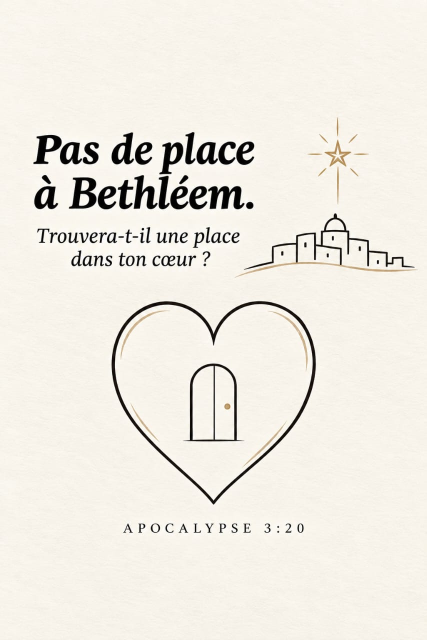
#> input picture ecodim-tshirt/livraison/05_sources/affiche.jpg, 853 x 1280 px (shown at 1/2 size)
$ python -i lama_wm2.py   (imports and definitions only)
#> lines starting #> are read from the running program, lines starting #| are printed output that depends on the picture; after the words box and inside, x2 and y2 are one past the last pixel; in counts of white or black regions, pixels touching at a corner belong together
#> further down, picture is the input picture: PIL image 853x1280 RGB; mean R, G, B 238.3, 234.4, 225.8
# Removes the DJEUDY watermark (signature + Instagram badge, top-right or bottom-left) from every frame of the
# 720x1280 source: only the bright watermark pixels inside the known zones are masked, then LaMa redraws them.
import sys, os, glob, subprocess, shutil, numpy as np, onnxruntime as ort
from PIL import Image, ImageFilter
from scipy import ndimage as ndi
# [1 line that did not run here, left out]
ZONES = [((208, 0), [(550, 82, 690, 136), (617, 296, 674, 354), (532, 364, 674, 402)]),   # window origin, rects
         ((0, 700), [(80, 838, 215, 940)])]
def run(win, mask):
    x = (np.asarray(win, dtype=np.float32) / 255.0).transpose(2, 0, 1)[None]
    out = sess.run(None, {"image": x, "mask": mask[None, None].astype(np.float32)})[0][0].transpose(1, 2, 0)
    if out.max() <= 1.5: out = out * 255
    return Image.fromarray(np.clip(out, 0, 255).astype(np.uint8))
def clean(im):
    a = np.asarray(im).astype(np.int32); lum = a.mean(2)
    for (ox, oy), rects in ZONES:
        m = np.zeros((512, 512), bool)
        for x0, y0, x1, y1 in rects:
            sub = lum[y0:y1, x0:x1] > 200                       # white watermark strokes only
            m[y0 - oy:y1 - oy, x0 - ox:x1 - ox] |= sub
        if m.sum() < 30: continue                              # no watermark in this zone on this frame
        m = ndi.binary_dilation(m, iterations=5)
        win = im.crop((ox, oy, ox + 512, oy + 512)); rec = run(win, m)
        feather = Image.fromarray((m * 255).astype(np.uint8)).filter(ImageFilter.GaussianBlur(2))
        win.paste(rec, (0, 0), feather); im.paste(win, (ox, oy))
#> this loop made 1 pass
#> pass 1, in clean, `win = im.crop((ox, oy, ox + 512, oy + 512))`:
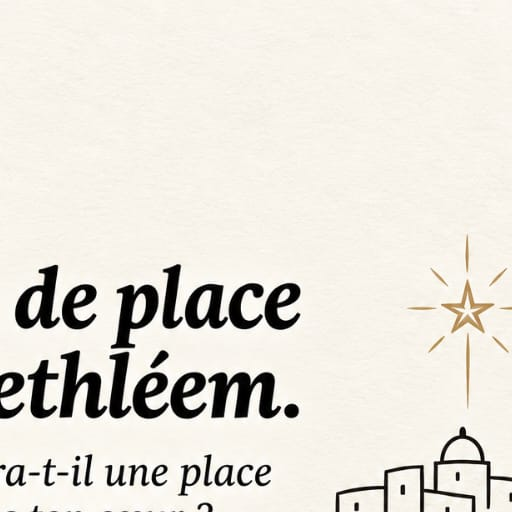
#> win: PIL image 512x512 RGB; mean R, G, B 230, 226.4, 218.3
#> after the loop:
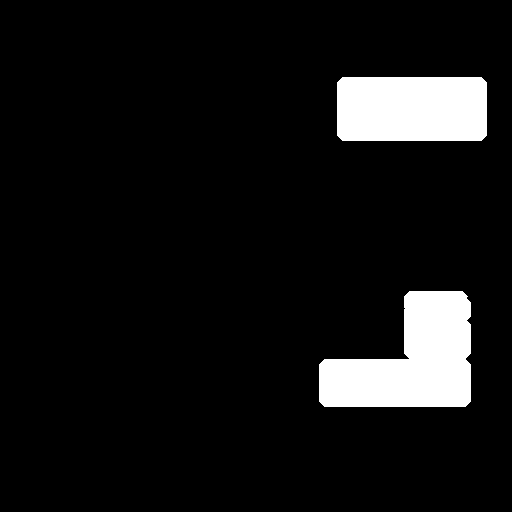
#> m: shape (512, 512) bool; 8.1% white; 2 white regions, box (x1, y1, x2, y2) and area: (319, 291, 471, 407) 11683, (337, 77, 487, 141) 9540
    return im
# [10 lines not run here, left out]

>>> from PIL import Image
>>> picture = Image.open('../../ecodim-tshirt/livraison/05_sources/affiche.jpg')
#> (the run stopped early here; a loop or call above may not have finished)
